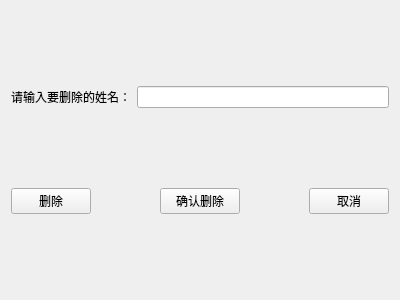
<?xml version="1.0" encoding="UTF-8"?>
<ui version="4.0">
 <class>Widget</class>
 <widget class="QWidget" name="Widget">
  <property name="geometry">
   <rect>
    <x>0</x>
    <y>0</y>
    <width>400</width>
    <height>300</height>
   </rect>
  </property>
  <property name="windowTitle">
   <string>Widget</string>
  </property>
  <layout class="QGridLayout" name="gridLayout">
   <item row="0" column="0">
    <spacer name="verticalSpacer_2">
     <property name="orientation">
      <enum>Qt::Vertical</enum>
     </property>
     <property name="sizeHint" stdset="0">
      <size>
       <width>20</width>
       <height>68</height>
      </size>
     </property>
    </spacer>
   </item>
   <item row="1" column="0" colspan="2">
    <layout class="QHBoxLayout" name="horizontalLayout">
     <item>
      <widget class="QLabel" name="label">
       <property name="layoutDirection">
        <enum>Qt::RightToLeft</enum>
       </property>
       <property name="text">
        <string>请输入要删除的姓名：</string>
       </property>
       <property name="alignment">
        <set>Qt::AlignRight|Qt::AlignTrailing|Qt::AlignVCenter</set>
       </property>
      </widget>
     </item>
     <item>
      <widget class="QLineEdit" name="lineEdit"/>
     </item>
    </layout>
   </item>
   <item row="2" column="0">
    <spacer name="verticalSpacer">
     <property name="orientation">
      <enum>Qt::Vertical</enum>
     </property>
     <property name="sizeHint" stdset="0">
      <size>
       <width>20</width>
       <height>67</height>
      </size>
     </property>
    </spacer>
   </item>
   <item row="3" column="0" colspan="2">
    <layout class="QHBoxLayout" name="horizontalLayout_2">
     <item>
      <widget class="QPushButton" name="pushButton">
       <property name="text">
        <string>删除</string>
       </property>
      </widget>
     </item>
     <item>
      <spacer name="horizontalSpacer">
       <property name="orientation">
        <enum>Qt::Horizontal</enum>
       </property>
       <property name="sizeHint" stdset="0">
        <size>
         <width>40</width>
         <height>20</height>
        </size>
       </property>
      </spacer>
     </item>
     <item>
      <widget class="QPushButton" name="pushButton_2">
       <property name="text">
        <string>确认删除</string>
       </property>
      </widget>
     </item>
     <item>
      <spacer name="horizontalSpacer_2">
       <property name="orientation">
        <enum>Qt::Horizontal</enum>
       </property>
       <property name="sizeHint" stdset="0">
        <size>
         <width>40</width>
         <height>20</height>
        </size>
       </property>
      </spacer>
     </item>
     <item>
      <widget class="QPushButton" name="pushButton_3">
       <property name="text">
        <string>取消</string>
       </property>
      </widget>
     </item>
    </layout>
   </item>
   <item row="4" column="0">
    <spacer name="verticalSpacer_3">
     <property name="orientation">
      <enum>Qt::Vertical</enum>
     </property>
     <property name="sizeHint" stdset="0">
      <size>
       <width>20</width>
       <height>68</height>
      </size>
     </property>
    </spacer>
   </item>
  </layout>
 </widget>
 <resources/>
 <connections/>
</ui>
